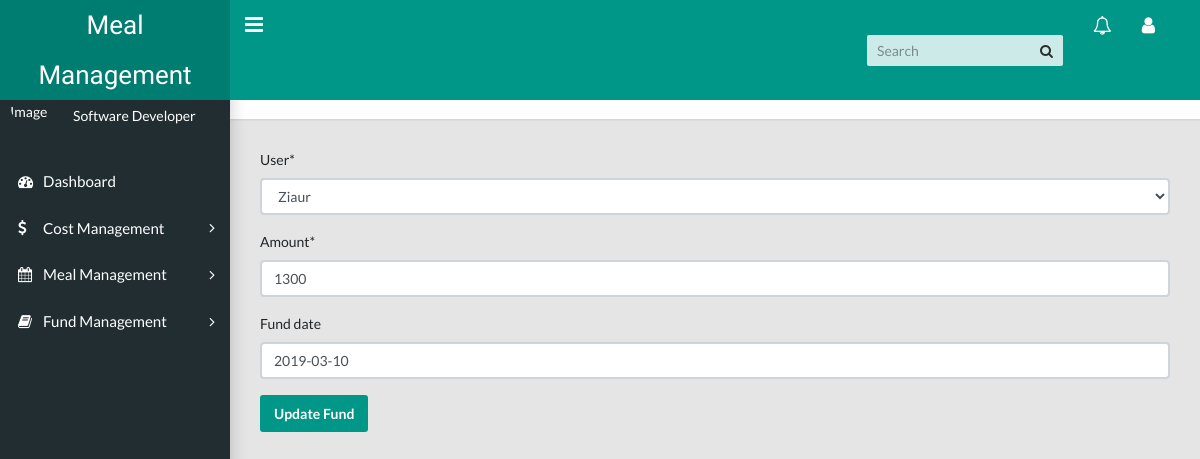
The page /fund/edit_fund/1 on the database its author committed.
### fund/models.py (models this page shows, shortened)
class Fund(models.Model):
    user = models.ForeignKey(User,on_delete=models.CASCADE,related_name="funds")
    amount = models.IntegerField(default=0)
    fund_date = models.DateField(null=True,blank=True)

### fund/views.py (the view)
# urls.py: path('edit_fund/<int:pk>',views.edit_fund,name="edit_fund"),
def edit_fund(request,pk):
    fund = get_object_or_404(Fund,pk=pk)
    form = FundForm(instance=fund)
    if request.method == 'POST':
        form = EditForm(request.POST,instance=fund)
        if form.is_valid():
            form.save()
            messages.success(request,'Updated')
            return redirect('fund_list')
    return render(request,'fund/edit_fund.html',{'form':form})

### fund/forms.py
class FundForm(forms.ModelForm):
    class Meta:
        model = Fund
        fields = ['user','amount','fund_date']
        widgets = {
			'fund_date':forms.DateInput(attrs={'class':'datepicker','required':True}),
		}

### accounts/models.py (called while the page is built)
	def __str__(self):
		return self.first_name

### templates/fund/edit_fund.html (shortened to what this page needs)
{% extends 'base.html' %}
{% load crispy_forms_tags %}
{% block content %}
	<div class="row">
		<div class="col-md-12">
			<div class="form-group">
				<form method="post">
					{{ form|crispy }}
					<button type="submit" class="btn btn-primary">Update Fund</button>
				</form>
			</div>
		</div>
	</div>
{% endblock %}

### rows shown on the page
Fund: user "Ziaur", amount "1300", fund_date "2019-03-10"
